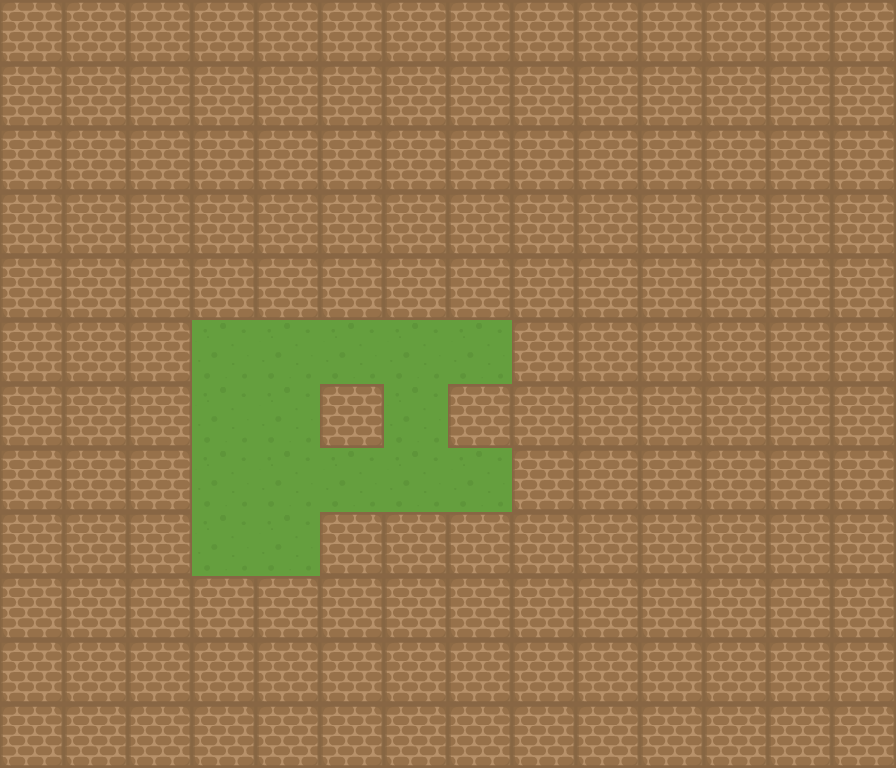

Tiled map render using the project's own tile images. Description and the map definition, with tile-layer contents summarised, below:
An orthogonal 14x12 tile map with 64x64 px tiles, 2 tile layers (ground, graphics) and 156 objects.

<map version="1.0" tiledversion="1.1.3" orientation="orthogonal" renderorder="right-down" width="14" height="12" tilewidth="64" tileheight="64" infinite="0" nextobjectid="190">
 <tileset firstgid="1" name="sprites" tilewidth="64" tileheight="64" tilecount="36" columns="6">
  <image source="sprites.png" width="421" height="421" />
 </tileset>
 <layer name="ground" width="14" height="12">
  <data>[168 cells, 168 non-empty, 1 distinct tile ids]</data>
 </layer>
 <layer name="graphics" width="14" height="12">
  <data>[168 cells, 153 non-empty, 1 distinct tile ids]</data>
 </layer>
 <objectgroup name="walls">
  <object id="1" x="0" y="0" width="64" height="64" />
  <object id="3" x="0" y="64" width="64" height="64" />
  <object id="4" x="0" y="128" width="64" height="64" />
  <object id="5" x="64" y="128" width="64" height="64" />
  <object id="6" x="64" y="64" width="64" height="64" />
  <object id="7" x="64" y="0" width="64" height="64" />
  <object id="8" x="128" y="0" width="64" height="64" />
  <object id="9" x="128" y="64" width="64" height="64" />
  <object id="10" x="128" y="128" width="64" height="64" />
  <object id="11" x="192" y="128" width="64" height="64" />
  <object id="12" x="192" y="64" width="64" height="64" />
  <object id="13" x="192" y="0" width="64" height="64" />
  <object id="14" x="0" y="192" width="64" height="64" />
  <object id="15" x="64" y="192" width="64" height="64" />
  <object id="16" x="128" y="192" width="64" height="64" />
  <object id="17" x="192" y="192" width="64" height="64" />
  <object id="18" x="192" y="256" width="64" height="64" />
  <object id="19" x="128" y="256" width="64" height="64" />
  <object id="20" x="64" y="256" width="64" height="64" />
  <object id="21" x="0" y="256" width="64" height="64" />
  <object id="22" x="0" y="320" width="64" height="64" />
  <object id="23" x="64" y="320" width="64" height="64" />
  <object id="24" x="128" y="320" width="64" height="64" />
  <object id="26" x="0" y="384" width="64" height="64" />
  <object id="27" x="0" y="448" width="64" height="64" />
  <object id="28" x="0" y="512" width="64" height="64" />
  <object id="34" x="320" y="576" width="64" height="64" />
  <object id="38" x="0" y="704" width="64" height="64" />
  <object id="40" x="0" y="576" width="64" height="64" />
  <object id="41" x="0" y="640" width="64" height="64" />
  <object id="46" x="320" y="640" width="64" height="64" />
  <object id="47" x="320" y="704" width="64" height="64" />
  <object id="48" x="384" y="640" width="64" height="64" />
  <object id="49" x="448" y="640" width="64" height="64" />
  <object id="50" x="512" y="640" width="64" height="64" />
  <object id="51" x="64" y="704" width="64" height="64" />
  <object id="52" x="128" y="704" width="64" height="64" />
  <object id="53" x="192" y="704" width="64" height="64" />
  <object id="54" x="256" y="704" width="64" height="64" />
  <object id="55" x="384" y="704" width="64" height="64" />
  <object id="56" x="448" y="704" width="64" height="64" />
  <object id="57" x="512" y="704" width="64" height="64" />
  <object id="58" x="576" y="640" width="64" height="64" />
  <object id="59" x="576" y="704" width="64" height="64" />
  <object id="60" x="640" y="704" width="64" height="64" />
  <object id="61" x="704" y="704" width="64" height="64" />
  <object id="62" x="768" y="704" width="64" height="64" />
  <object id="63" x="832" y="704" width="64" height="64" />
  <object id="64" x="832" y="640" width="64" height="64" />
  <object id="65" x="768" y="640" width="64" height="64" />
  <object id="66" x="704" y="640" width="64" height="64" />
  <object id="67" x="640" y="640" width="64" height="64" />
  <object id="68" x="640" y="576" width="64" height="64" />
  <object id="69" x="704" y="576" width="64" height="64" />
  <object id="70" x="768" y="576" width="64" height="64" />
  <object id="71" x="832" y="576" width="64" height="64" />
  <object id="72" x="832" y="512" width="64" height="64" />
  <object id="73" x="768" y="512" width="64" height="64" />
  <object id="74" x="704" y="512" width="64" height="64" />
  <object id="75" x="512" y="512" width="64" height="64" />
  <object id="76" x="512" y="384" width="64" height="64" />
  <object id="77" x="448" y="384" width="64" height="64" />
  <object id="81" x="704" y="320" width="64" height="64" />
  <object id="82" x="704" y="384" width="64" height="64" />
  <object id="83" x="640" y="384" width="64" height="64" />
  <object id="84" x="640" y="512" width="64" height="64" />
  <object id="85" x="832" y="448" width="64" height="64" />
  <object id="86" x="832" y="384" width="64" height="64" />
  <object id="87" x="832" y="192" width="64" height="64" />
  <object id="88" x="832" y="320" width="64" height="64" />
  <object id="89" x="832" y="256" width="64" height="64" />
  <object id="90" x="768" y="192" width="64" height="64" />
  <object id="91" x="704" y="192" width="64" height="64" />
  <object id="92" x="640" y="192" width="64" height="64" />
  <object id="93" x="576" y="192" width="64" height="64" />
  <object id="94" x="512" y="448" width="64" height="64" />
  <object id="96" x="384" y="192" width="64" height="64" />
  <object id="97" x="384" y="128" width="64" height="64" />
  <object id="99" x="256" y="0" width="64" height="64" />
  <object id="100" x="320" y="0" width="64" height="64" />
  <object id="101" x="384" y="0" width="64" height="64" />
  <object id="102" x="448" y="0" width="64" height="64" />
  <object id="103" x="512" y="0" width="64" height="64" />
  <object id="104" x="576" y="0" width="64" height="64" />
  <object id="105" x="576" y="64" width="64" height="64" />
  <object id="106" x="576" y="128" width="64" height="64" />
  <object id="107" x="640" y="128" width="64" height="64" />
  <object id="108" x="704" y="128" width="64" height="64" />
  <object id="109" x="768" y="128" width="64" height="64" />
  <object id="110" x="832" y="128" width="64" height="64" />
  <object id="111" x="832" y="64" width="64" height="64" />
  <object id="112" x="768" y="64" width="64" height="64" />
  <object id="113" x="704" y="64" width="64" height="64" />
  <object id="114" x="640" y="64" width="64" height="64" />
  <object id="115" x="640" y="0" width="64" height="64" />
  <object id="116" x="704" y="0" width="64" height="64" />
  <object id="117" x="768" y="0" width="64" height="64" />
  <object id="118" x="832" y="0" width="64" height="64" />
  <object id="119" x="832" y="0" width="64" height="64" />
  <object id="126" x="128" y="384" width="64" height="64" />
  <object id="127" x="64" y="384" width="64" height="64" />
  <object id="131" x="384" y="576" width="64" height="64" />
  <object id="132" x="384" y="512" width="64" height="64" />
  <object id="133" x="448" y="512" width="64" height="64" />
  <object id="134" x="448" y="576" width="64" height="64" />
  <object id="135" x="512" y="576" width="64" height="64" />
  <object id="136" x="576" y="576" width="64" height="64" />
  <object id="137" x="576" y="512" width="64" height="64" />
  <object id="139" x="128" y="448" width="64" height="64" />
  <object id="140" x="64" y="448" width="64" height="64" />
  <object id="141" x="64" y="512" width="64" height="64" />
  <object id="142" x="128" y="512" width="64" height="64" />
  <object id="143" x="320" y="512" width="64" height="64" />
  <object id="144" x="384" y="256" width="64" height="64" />
  <object id="145" x="320" y="256" width="64" height="64" />
  <object id="146" x="256" y="256" width="64" height="64" />
  <object id="147" x="256" y="192" width="64" height="64" />
  <object id="148" x="320" y="192" width="64" height="64" />
  <object id="149" x="320" y="128" width="64" height="64" />
  </objectgroup>
 <objectgroup name="blocks">
  <!-- 1 objects omitted --></objectgroup>
 <objectgroup name="targets">
  <!-- 1 objects omitted --></objectgroup>
</map>
<!-- 37 of 156 objects omitted -->
